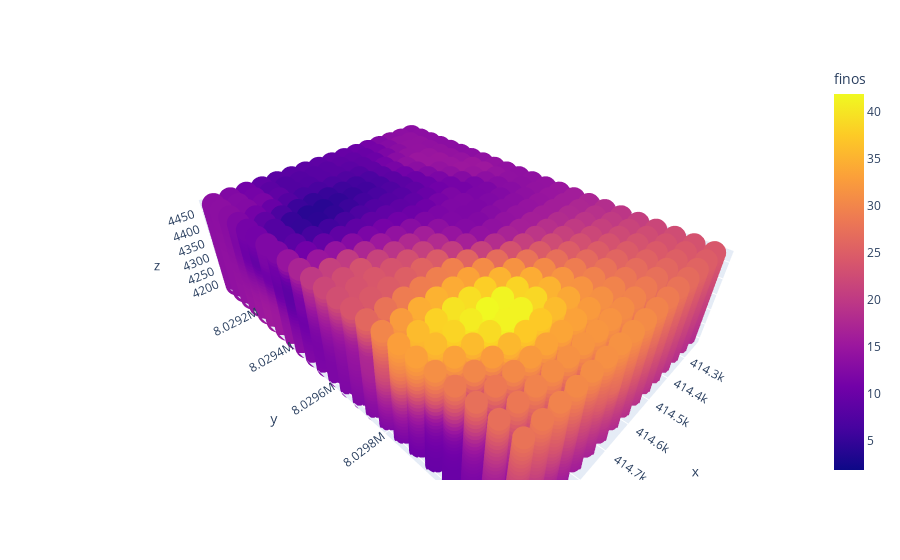

The cell this chart's notebook holds for it:
### Code cell
import plotly.express as px
df = px.data.iris()
fig = px.scatter_3d(df_result, x='x', y='y', z='z',
              color='finos')
fig.show()

### Figure 1 — Plotly figure (JSON) as saved in the notebook; plotly's stock layout.template omitted (floating-point values rounded to 4 significant figures; data arrays with more than 128 entries replaced by an {"elided": "..."} marker saying what was removed)
{"data": [{"hovertemplate": "x=%{x}<br>y=%{y}<br>z=%{z}<br>finos=%{marker.color}<extra></extra>", "legendgroup": "", "marker": {"color": {"elided": "10672 float values"}, "coloraxis": "coloraxis", "symbol": "circle"}, "mode": "markers", "name": "", "scene": "scene", "showlegend": false, "type": "scatter3d", "x": {"elided": "10672 float values"}, "y": {"elided": "10672 float values"}, "z": {"elided": "10672 float values"}}], "layout": {"coloraxis": {"colorbar": {"title": {"text": "finos"}}, "colorscale": [[0, "#0d0887"], [0.1111, "#46039f"], [0.2222, "#7201a8"], [0.3333, "#9c179e"], [0.4444, "#bd3786"], [0.5556, "#d8576b"], [0.6667, "#ed7953"], [0.7778, "#fb9f3a"], [0.8889, "#fdca26"], [1, "#f0f921"]]}, "legend": {"tracegroupgap": 0}, "margin": {"t": 60}, "scene": {"domain": {"x": [0, 1], "y": [0, 1]}, "xaxis": {"title": {"text": "x"}}, "yaxis": {"title": {"text": "y"}}, "zaxis": {"title": {"text": "z"}}}}}
